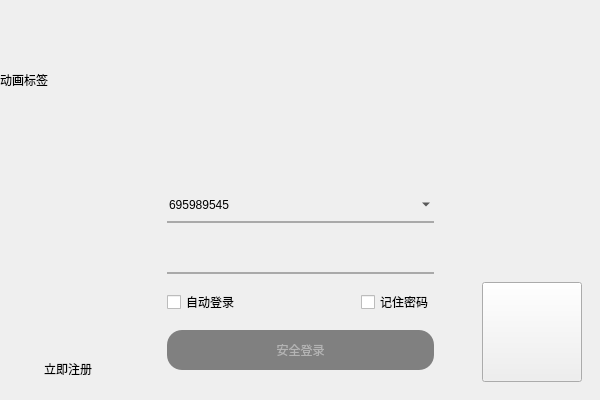
<?xml version="1.0" encoding="UTF-8"?>
<ui version="4.0">
 <class>Form</class>
 <widget class="QWidget" name="Form">
  <property name="geometry">
   <rect>
    <x>0</x>
    <y>0</y>
    <width>600</width>
    <height>400</height>
   </rect>
  </property>
  <property name="minimumSize">
   <size>
    <width>600</width>
    <height>400</height>
   </size>
  </property>
  <property name="maximumSize">
   <size>
    <width>600</width>
    <height>400</height>
   </size>
  </property>
  <property name="windowTitle">
   <string>Form</string>
  </property>
  <layout class="QVBoxLayout" name="verticalLayout" stretch="2,3">
   <property name="spacing">
    <number>0</number>
   </property>
   <property name="leftMargin">
    <number>0</number>
   </property>
   <property name="topMargin">
    <number>0</number>
   </property>
   <property name="rightMargin">
    <number>0</number>
   </property>
   <property name="bottomMargin">
    <number>0</number>
   </property>
   <item>
    <widget class="QWidget" name="widget" native="true">
     <property name="styleSheet">
      <string notr="true"/>
     </property>
     <layout class="QHBoxLayout" name="horizontalLayout">
      <property name="spacing">
       <number>0</number>
      </property>
      <property name="leftMargin">
       <number>0</number>
      </property>
      <property name="topMargin">
       <number>0</number>
      </property>
      <property name="rightMargin">
       <number>0</number>
      </property>
      <property name="bottomMargin">
       <number>0</number>
      </property>
      <item>
       <widget class="QLabel" name="animation_lb">
        <property name="text">
         <string>动画标签</string>
        </property>
       </widget>
      </item>
     </layout>
    </widget>
   </item>
   <item>
    <widget class="QWidget" name="login_bottom" native="true">
     <property name="styleSheet">
      <string notr="true"/>
     </property>
     <layout class="QHBoxLayout" name="horizontalLayout_2" stretch="1,2,1">
      <item>
       <widget class="QWidget" name="widget_4" native="true">
        <layout class="QHBoxLayout" name="horizontalLayout_3">
         <item alignment="Qt::AlignLeft|Qt::AlignBottom">
          <widget class="QPushButton" name="register_btn">
           <property name="minimumSize">
            <size>
             <width>100</width>
             <height>0</height>
            </size>
           </property>
           <property name="maximumSize">
            <size>
             <width>100</width>
             <height>16777215</height>
            </size>
           </property>
           <property name="styleSheet">
            <string notr="true">font: 12pt &quot;黑体&quot;;
</string>
           </property>
           <property name="text">
            <string>立即注册</string>
           </property>
           <property name="flat">
            <bool>true</bool>
           </property>
          </widget>
         </item>
        </layout>
       </widget>
      </item>
      <item>
       <widget class="QWidget" name="widget_3" native="true">
        <property name="styleSheet">
         <string notr="true"/>
        </property>
        <layout class="QGridLayout" name="gridLayout">
         <item row="1" column="0" colspan="2">
          <widget class="QLineEdit" name="pwd_le">
           <property name="minimumSize">
            <size>
             <width>0</width>
             <height>35</height>
            </size>
           </property>
           <property name="styleSheet">
            <string notr="true">QLineEdit {
	border:none;
	border-bottom:2px solid darkgray;
	background-color:transparent;
	font: 25 12pt &quot;微软雅黑 Light&quot;;

}
QLineEdit:hover{
    border-bottom:2px solid gray;
}
QLineEdit:focus{
    border-bottom:2px solid rgb(90, 242, 255);
}
</string>
           </property>
           <property name="echoMode">
            <enum>QLineEdit::PasswordEchoOnEdit</enum>
           </property>
           <property name="clearButtonEnabled">
            <bool>true</bool>
           </property>
          </widget>
         </item>
         <item row="0" column="0" colspan="2">
          <widget class="QComboBox" name="username_cmbx">
           <property name="minimumSize">
            <size>
             <width>0</width>
             <height>35</height>
            </size>
           </property>
           <property name="styleSheet">
            <string notr="true">QComboBox{
	border:none;
	border-bottom:2px solid darkgray;
	background-color:transparent;
	
	font: 25 12pt &quot;微软雅黑 Light&quot;;
}
QComboBox::drop-down {
	margin-top: 10px;
   	border-image: url(:/login/images/bottom_btn.png);
	background-color: transparent;
	width:30px;
	height:20px;
}
QComboBox:hover{
    border-bottom:2px solid gray;
}
QComboBox:focus{
    border-bottom:2px solid rgb(90, 242, 255);
}
</string>
           </property>
           <property name="editable">
            <bool>true</bool>
           </property>
           <item>
            <property name="text">
             <string>695989545</string>
            </property>
            <property name="icon">
             <iconset>
              <selectedon>:/login/images/safe1.png</selectedon>
             </iconset>
            </property>
           </item>
           <item>
            <property name="text">
             <string>7981146</string>
            </property>
            <property name="icon">
             <iconset>
              <selectedon>:/login/images/safe2.png</selectedon>
             </iconset>
            </property>
           </item>
          </widget>
         </item>
         <item row="2" column="0">
          <widget class="QCheckBox" name="auto_login_cbx">
           <property name="text">
            <string>自动登录</string>
           </property>
          </widget>
         </item>
         <item row="3" column="0" colspan="2">
          <widget class="QPushButton" name="login_btn">
           <property name="enabled">
            <bool>false</bool>
           </property>
           <property name="minimumSize">
            <size>
             <width>200</width>
             <height>40</height>
            </size>
           </property>
           <property name="maximumSize">
            <size>
             <width>16777215</width>
             <height>40</height>
            </size>
           </property>
           <property name="styleSheet">
            <string notr="true">QPushButton{
	background-color: rgb(220, 84, 71);
    border-radius: 15px;
	color:white;	
}
QPushButton:hover {
	background-color:rgb(254, 96, 81);
    	
}
QPushButton:pressed {
	background-color:rgb(157, 59, 50);
    	
}
QPushButton:disabled {
	background-color:gray;
	color:rgb(179, 179, 179);
    	
}</string>
           </property>
           <property name="text">
            <string>安全登录</string>
           </property>
           <property name="icon">
            <iconset>
             <selectedon>:/login/images/captain_america.png</selectedon>
            </iconset>
           </property>
           <property name="iconSize">
            <size>
             <width>22</width>
             <height>22</height>
            </size>
           </property>
          </widget>
         </item>
         <item row="2" column="1" alignment="Qt::AlignRight">
          <widget class="QCheckBox" name="remember_cbx">
           <property name="text">
            <string>记住密码</string>
           </property>
          </widget>
         </item>
        </layout>
       </widget>
      </item>
      <item>
       <widget class="QWidget" name="widget_5" native="true">
        <layout class="QHBoxLayout" name="horizontalLayout_4">
         <item alignment="Qt::AlignRight|Qt::AlignBottom">
          <widget class="QPushButton" name="url_btn">
           <property name="minimumSize">
            <size>
             <width>100</width>
             <height>100</height>
            </size>
           </property>
           <property name="maximumSize">
            <size>
             <width>100</width>
             <height>100</height>
            </size>
           </property>
           <property name="styleSheet">
            <string notr="true">border-image: url(:/login/images/bd.png);</string>
           </property>
           <property name="text">
            <string/>
           </property>
          </widget>
         </item>
        </layout>
       </widget>
      </item>
     </layout>
    </widget>
   </item>
  </layout>
 </widget>
 <resources>
  <include location="../login_register_calculate_case.qrc"/>
 </resources>
 <connections/>
</ui>
